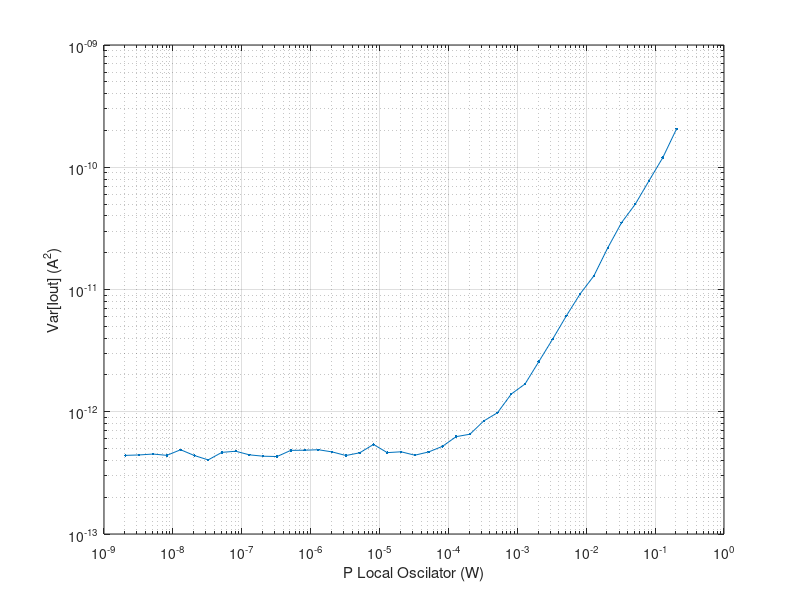

Here is the MATLAB script that generated this plot:
data = load('power.txt');

n2 = data(:,1);
var_m = data(:,2);

%%
loglog(n2, var_m, '.-')
xlabel('P Local Oscilator (W)')
ylabel('Var[Iout] (A^2)')
grid